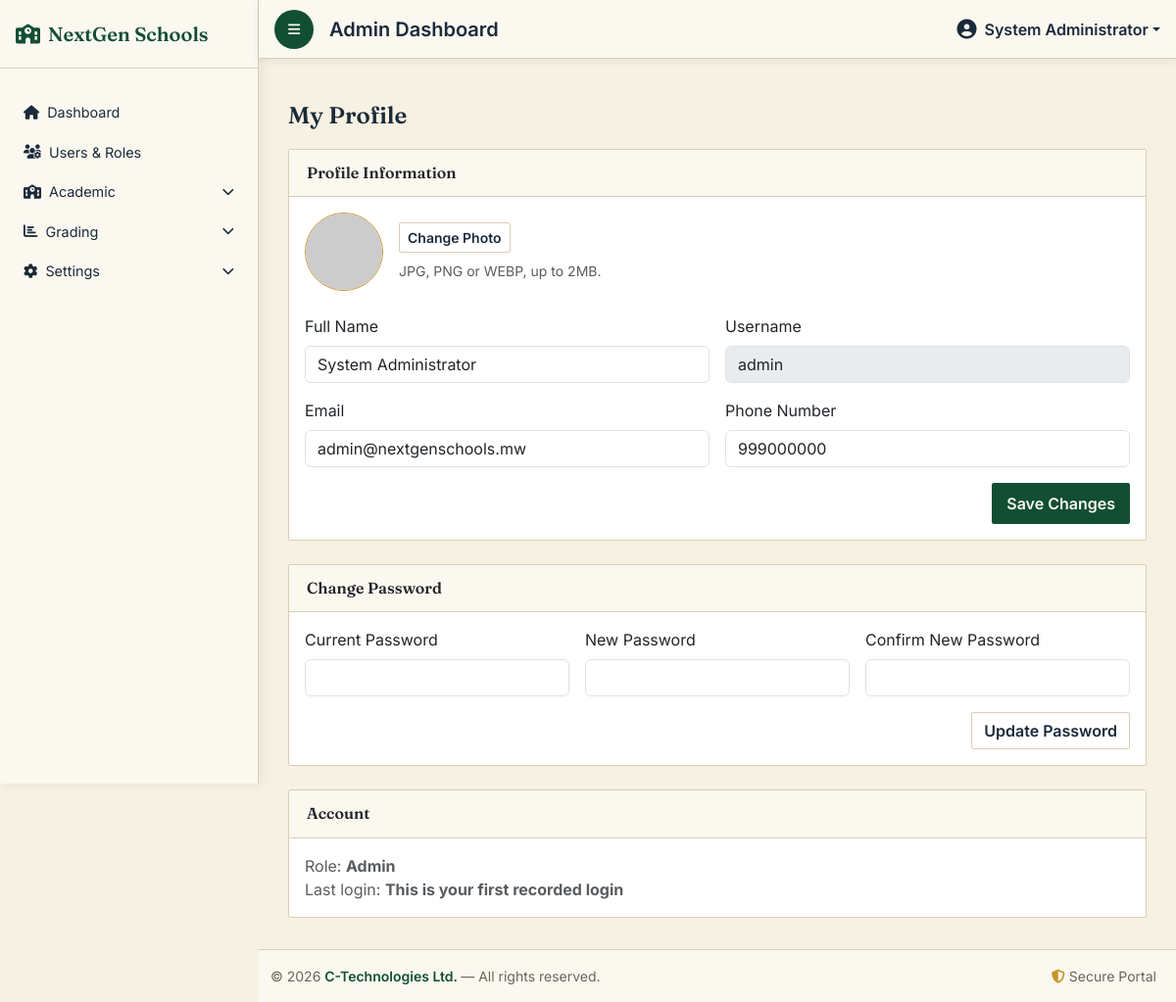
The app's page /dashboard/admin.php?page=profile (signed in) with its own data.
### tables this page shows
CREATE TABLE users (
    user_id INT AUTO_INCREMENT PRIMARY KEY,
    full_name VARCHAR(255) NOT NULL,
    country_code VARCHAR(5),
    phone_number VARCHAR(15),
    username VARCHAR(255) UNIQUE,
    email VARCHAR(255) UNIQUE,
    profile_photo VARCHAR(255) NULL,
    last_login DATETIME NULL,
    password VARCHAR(255) NOT NULL,
    role_id INT NOT NULL,
    created_at TIMESTAMP DEFAULT CURRENT_TIMESTAMP,
    password_updated BOOLEAN NOT NULL DEFAULT 0,
    FOREIGN KEY (role_id) REFERENCES roles(role_id)
        ON DELETE RESTRICT
        ON UPDATE CASCADE
);

### model/user.php (called while the page is built, shortened)
<?php
class User {
    private $conn;
    public function __construct($db) {
        $this->conn = $db;
    }
    public function getUserById($userId) {
        $query = "SELECT * FROM users WHERE user_id = ?";
        $stmt = $this->conn->prepare($query);
        $stmt->bind_param("i", $userId);
        $stmt->execute();
        return $stmt->get_result()->fetch_assoc();
    }
}
?>

### views/profile.php (the view, shortened to what this page needs)
<?php
include_once('../config/db.php');
include_once('../model/user.php');
include_once('../model/class.php');
$userId = $_SESSION['user']['user_id'];
$roleName = $_SESSION['user']['role_name'] ?? '';
$userModel = new User($conn);
$user = $userModel->getUserById($userId);
$photoUrl = $user['profile_photo']
    ? BASE_URL . '/' . ltrim($user['profile_photo'], '/')
    : null;
?>
<div class="container-fluid py-3" style="max-width: 900px;">
    <div class="lg-page-header">
        <h4 class="lg-page-title mb-0">My Profile</h4>
    </div>
    <div class="row g-4">
        <div class="col-12">
            <div class="card">
                <div class="lg-card-header">
                    <h6 class="card-title mb-0">Profile Information</h6>
                </div>
                <div class="card-body">
                    <form id="profileForm" enctype="multipart/form-data">
                        <div class="d-flex align-items-center gap-3 mb-4">
                            <img id="photoPreview"
                                 src="<?= $photoUrl ? htmlspecialchars($photoUrl) : 'https://via.placeholder.com/80?text=Photo' ?>"
                                 alt="Profile photo"
                                 class="rounded-circle"
                                 style="width: 80px; height: 80px; object-fit: cover; border: 1.5px solid var(--gold);">
                            <div>
                                <label class="btn btn-sm btn-ledger-outline mb-1" for="profilePhotoInput">
                                    Change Photo
                                </label>
                                <div class="form-text">JPG, PNG or WEBP, up to 2MB.</div>
                            </div>
                        </div>
                        <div class="row g-3">
                            <div class="col-md-6">
                                <label class="form-label">Full Name</label>
                                <input type="text" name="full_name" class="form-control"
                                       value="<?= htmlspecialchars($user['full_name']) ?>" required>
                            </div>
                            <div class="col-md-6">
                                <label class="form-label">Username</label>
                                <input type="text" class="form-control" value="<?= htmlspecialchars($user['username']) ?>" disabled>
                            </div>
                            <div class="col-md-6">
                                <label class="form-label">Email</label>
                                <input type="email" name="email" class="form-control"
                                       value="<?= htmlspecialchars($user['email']) ?>" required>
                            </div>
                            <div class="col-md-6">
                                <label class="form-label">Phone Number</label>
                                <input type="text" name="phone_number" class="form-control"
                                       value="<?= htmlspecialchars($user['phone_number']) ?>">
                            </div>
                        </div>
                        <div class="text-end mt-3">
                            <button type="submit" class="lg-btn-add">Save Changes</button>
                        </div>
                    </form>
                </div>
            </div>
        </div>
        <div class="col-12">
            <div class="card">
                <div class="lg-card-header">
                    <h6 class="card-title mb-0">Change Password</h6>
                </div>
                <div class="card-body">
                    <form id="passwordForm">
                        <div class="row g-3">
                            <div class="col-md-4">
                                <label class="form-label">Current Password</label>
                                <input type="password" name="current_password" class="form-control" required>
                            </div>
                            <div class="col-md-4">
                                <label class="form-label">New Password</label>
                                <input type="password" name="new_password" class="form-control" minlength="8" required>
                            </div>
                            <div class="col-md-4">
                                <label class="form-label">Confirm New Password</label>
                                <input type="password" name="confirm_password" class="form-control" minlength="8" required>
                            </div>
                        </div>
                        <div class="text-end mt-3">
                            <button type="submit" class="btn btn-ledger-outline">Update Password</button>
                        </div>
                    </form>
                </div>
            </div>
        </div>
        <div class="col-12">
            <div class="card">
                <div class="lg-card-header">
                    <h6 class="card-title mb-0">Account</h6>
                </div>
                <div class="card-body">
                    <p class="text-muted mb-0">
                        Role: <strong><?= htmlspecialchars(ucfirst($roleName)) ?></strong><br>
                        Last login:
                        <strong>
                            <?= $user['last_login'] ? htmlspecialchars(date('d M Y, g:i A', strtotime($user['last_login']))) : 'This is your first recorded login' ?>
                        </strong>
                    </p>
                </div>
            </div>
        </div>
    </div>
</div>

### css/style.css (style rules this page uses)
:root { --ink:#1B2A3A; --paper:#F7F1E3; --paper-2:#FBF8F0; --green:#1C7A4D; --green-dark:#124F32; --red:#B0332A; --gold:#C7962C; --rule:#D9CFB6; --muted:#6B6459; }
* { box-sizing:border-box; }
html, body { background:var(--paper); font-family:'Inter',sans-serif; color:var(--ink); padding: 0%; margin: 0%; }
main.content .card { border:1px solid var(--rule); border-radius:2px; }
main.content h1, main.content h2, main.content h3, main.content h4, main.content h5, main.content h6, main.content .card-title { font-family:'Fraunces',serif; font-weight:600; }
.btn-ledger-outline { background: transparent; border: 1px solid var(--rule); color: var(--ink); font-weight: 600; border-radius: 2px; }
.lg-page-header { display:flex; justify-content:space-between; align-items:center; margin-bottom:1.2rem; }
.lg-page-title { font-family:'Fraunces',serif; font-weight:600; color:var(--ink); }
.lg-btn-add { background:var(--green-dark); border:1px solid var(--green-dark); color:var(--paper-2); font-weight:600; border-radius:2px; padding:8px 14px; }
.lg-card-header { background:var(--paper-2); border-bottom:1px solid var(--rule); padding:14px 18px; }
:root { --nav-height: 72px; }
body { padding-top: var(--nav-height); }

### records on screen
users: full_name "System Administrator", username "admin", email "admin@nextgenschools.mw", phone_number "999000000"

### other values on screen
$schoolName "NextGen Schools"
$label "Dashboard Users & Roles"
$_SESSION['user']['full_name'] "System Administrator"
$roleName "Admin"
